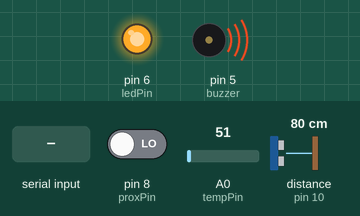
This sketch was run on a simulated Arduino Uno, built with avr-gcc and run on an emulated ATmega328P. On the bench: output pins drawn as LEDs (lit = HIGH), buzzer (waves = sounding, pin HIGH). Wiring (inferred from the names in the program): ultrasonic range finder: trigger pin 9; echo pin 10. Inputs (shaded band) come from the test bench; at power-on: pin 8 (proxPin) LOW, A0 (tempPin) = 51, distance to the obstacle (sensor on pin 10) 80 cm. The echo pulse lasts 58.3 µs per cm; pins used as bus, display or sensor lines are not drawn; what the sketch prints to the serial monitor is not drawn.

Above: at 1.2 s.
1.3 s: "1" received over Serial
At 2.5 s:
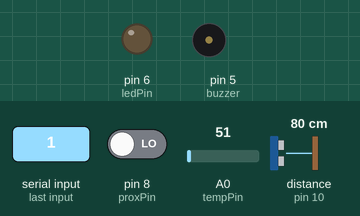
2.9 s: "0" received over Serial
At 4.4 s:
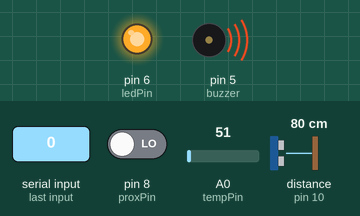
Timing chart, 0 to 5.9 s (numbered marks = the images above; inputs shaded):
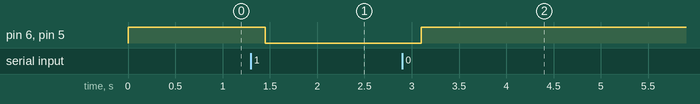

Measured:
- after the input at 1.3 s, pin 6 (ledPin), pin 5 (buzzer): HIGH → LOW after 0.15 s
- after the input at 2.9 s, pin 6 (ledPin), pin 5 (buzzer): LOW → HIGH after 0.20 s

The sketch:

Drowsiness_Arduino.ino
```cpp
int trigPin = 9;
int echoPin = 10;
int proxPin = 8;
int ledPin = 6;
int buzzer = 5;
int tempPin = A0;

int drowsy = 0;

void setup() {
  pinMode(trigPin, OUTPUT);
  pinMode(echoPin, INPUT);
  pinMode(proxPin, INPUT);
  pinMode(ledPin, OUTPUT);
  pinMode(buzzer, OUTPUT);

  digitalWrite(buzzer, HIGH);
  digitalWrite(ledPin, HIGH);

  Serial.begin(9600);
}

void loop() {

  long duration;
  int distance;

  digitalWrite(trigPin, LOW);
  delayMicroseconds(2);
  digitalWrite(trigPin, HIGH);
  delayMicroseconds(10);
  digitalWrite(trigPin, LOW);

  duration = pulseIn(echoPin, HIGH);
  distance = duration * 0.034 / 2;

  // -------- PROXIMITY --------
  int proxState = digitalRead(proxPin);

  // -------- TEMPERATURE --------
  int tempValue = analogRead(tempPin);
  float temperature = tempValue * (5.0 / 1023.0) * 100;

  // -------- READ FROM PYTHON (FIXED) --------
  while (Serial.available() > 0) {
    char data = Serial.read();

    if (data == '1') {
      drowsy = 1;
    }
    else if (data == '0') {
      drowsy = 0;
    }
  }

  // -------- FINAL CONTROL (ONLY PYTHON, ACTIVE LOW) --------
  if (drowsy == 1) {
    digitalWrite(buzzer, LOW);   // ON
    digitalWrite(ledPin, LOW);   // ON
  } else {
    digitalWrite(buzzer, HIGH);  // OFF
    digitalWrite(ledPin, HIGH);  // OFF
  }

  // -------- DEBUG PRINT --------
  Serial.print("Distance: ");
  Serial.print(distance);
  Serial.print(" | Proximity: ");
  Serial.print(proxState);
  Serial.print(" | Temp: ");
  Serial.println(temperature);

  delay(200);
}
```
